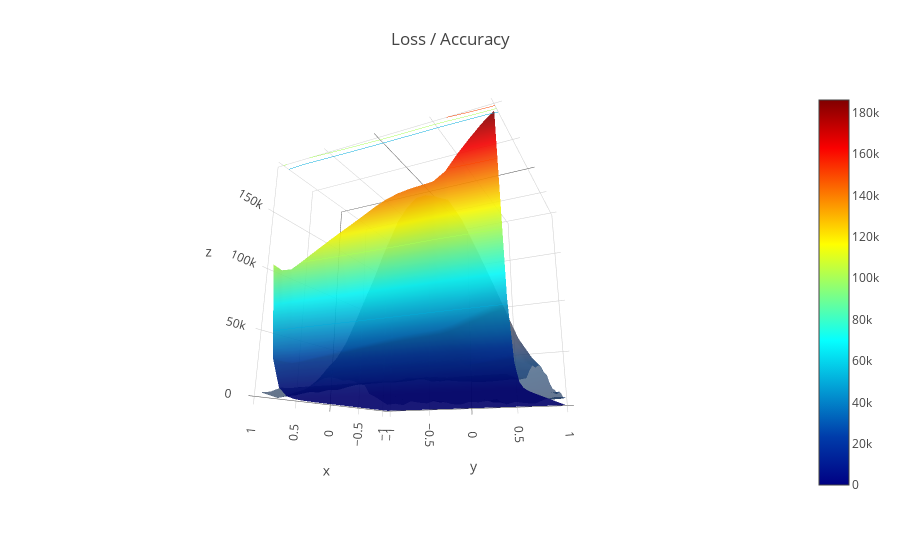
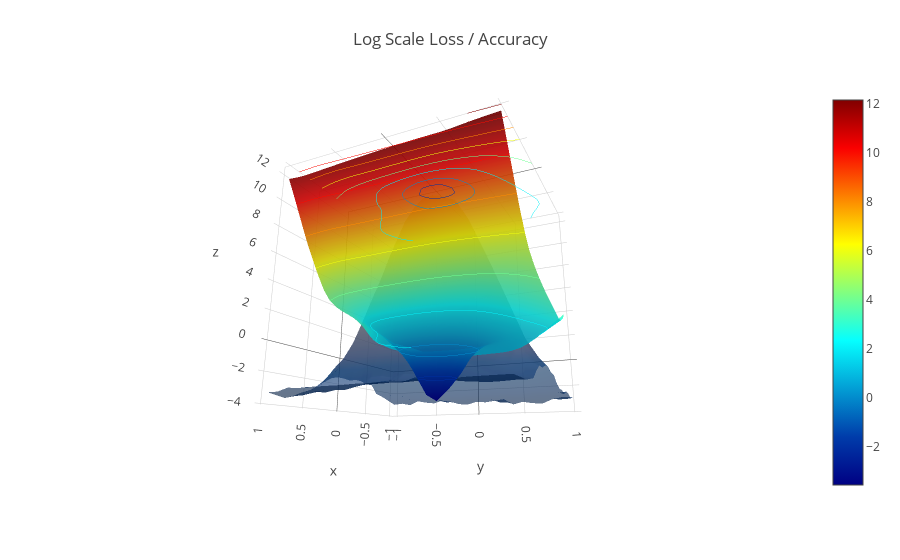

The notebook cell saved with these charts, in order:
### Code cell
create_viz(loss_list,acc_list)

### Figure 1 — Plotly figure (JSON) as saved in the notebook; plotly's stock layout.template omitted (floating-point values rounded to 4 significant figures; data arrays with more than 128 entries replaced by an {"elided": "..."} marker saying what was removed)
{"data": [{"colorscale": "Cividis", "opacity": 0.6, "showscale": false, "type": "surface", "uid": "bc3dbf5a-d895-40c2-b203-b08d2e289e89", "x": {"elided": "21x21 float values"}, "y": {"elided": "21x21 float values"}, "z": {"elided": "21x21 float values"}}, {"colorscale": "Jet", "contours": {"z": {"project": {"z": true}, "show": true, "usecolormap": true}}, "opacity": 0.9, "type": "surface", "uid": "e2471ab8-458d-41ee-9690-1a9a60714bfb", "x": {"elided": "21x21 float values"}, "y": {"elided": "21x21 float values"}, "z": {"elided": "21x21 float values"}}], "layout": {"autosize": true, "margin": {"b": 65, "l": 65, "r": 50, "t": 90}, "scene": {"camera": {"eye": {"x": 1.87, "y": 0.88, "z": -0.64}}}, "title": "Loss / Accuracy"}}

### Figure 2 — Plotly figure (JSON) as saved in the notebook; plotly's stock layout.template omitted (floating-point values rounded to 4 significant figures; data arrays with more than 128 entries replaced by an {"elided": "..."} marker saying what was removed)
{"data": [{"colorscale": "Cividis", "opacity": 0.6, "showscale": false, "type": "surface", "uid": "eb28296d-e410-42e8-9e4f-d5e87243707d", "x": {"elided": "21x21 float values"}, "y": {"elided": "21x21 float values"}, "z": {"elided": "21x21 float values"}}, {"colorscale": "Jet", "contours": {"z": {"project": {"z": true}, "show": true, "usecolormap": true}}, "opacity": 0.9, "type": "surface", "uid": "97c50045-227d-4936-acbb-d6a2f64441ad", "x": {"elided": "21x21 float values"}, "y": {"elided": "21x21 float values"}, "z": {"elided": "21x21 float values"}}], "layout": {"autosize": true, "margin": {"b": 65, "l": 65, "r": 50, "t": 90}, "scene": {"camera": {"eye": {"x": 1.87, "y": 0.88, "z": -0.64}}}, "title": "Log Scale Loss / Accuracy"}}
